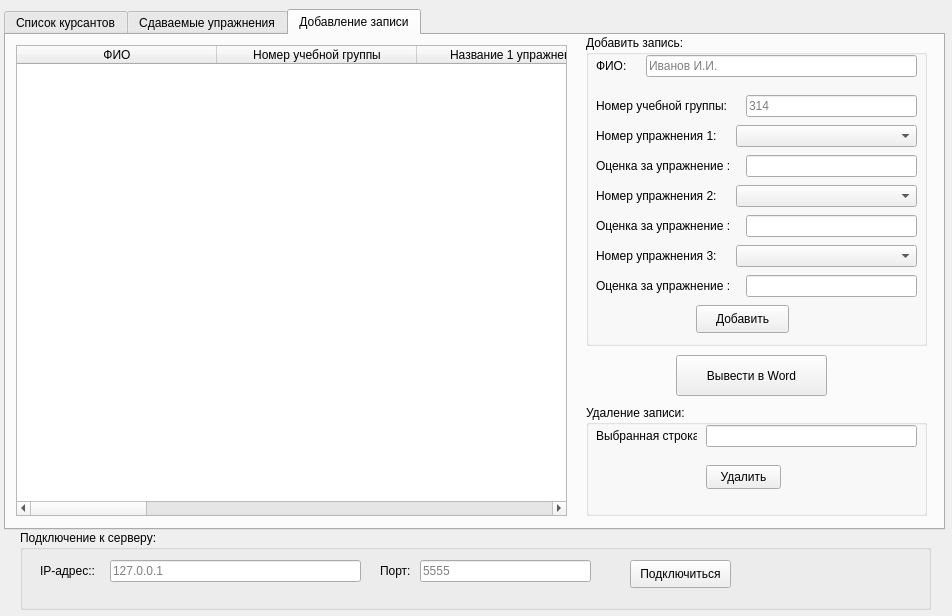
<?xml version="1.0" encoding="UTF-8"?>
<ui version="4.0">
 <class>MainWindow</class>
 <widget class="QMainWindow" name="MainWindow">
  <property name="geometry">
   <rect>
    <x>0</x>
    <y>0</y>
    <width>952</width>
    <height>616</height>
   </rect>
  </property>
  <property name="minimumSize">
   <size>
    <width>952</width>
    <height>616</height>
   </size>
  </property>
  <property name="maximumSize">
   <size>
    <width>952</width>
    <height>616</height>
   </size>
  </property>
  <property name="windowTitle">
   <string>Стрелок</string>
  </property>
  <widget class="QWidget" name="centralwidget">
   <widget class="QTabWidget" name="tabWidget">
    <property name="geometry">
     <rect>
      <x>4</x>
      <y>9</y>
      <width>941</width>
      <height>521</height>
     </rect>
    </property>
    <property name="currentIndex">
     <number>2</number>
    </property>
    <widget class="QWidget" name="tab_3">
     <attribute name="title">
      <string>Список курсантов</string>
     </attribute>
     <widget class="QTableWidget" name="tableWidget_2">
      <property name="geometry">
       <rect>
        <x>10</x>
        <y>10</y>
        <width>911</width>
        <height>381</height>
       </rect>
      </property>
      <attribute name="horizontalHeaderCascadingSectionResizes">
       <bool>true</bool>
      </attribute>
      <attribute name="horizontalHeaderDefaultSectionSize">
       <number>190</number>
      </attribute>
      <column>
       <property name="text">
        <string>ФИО</string>
       </property>
      </column>
      <column>
       <property name="text">
        <string>№ группы</string>
       </property>
      </column>
      <column>
       <property name="text">
        <string>Оценка за 1 упражнение</string>
       </property>
      </column>
      <column>
       <property name="text">
        <string>Оценка за 2 упражнение</string>
       </property>
      </column>
      <column>
       <property name="text">
        <string>Оценка за 3 упражнение</string>
       </property>
      </column>
      <column>
       <property name="text">
        <string>Итоговая оценка</string>
       </property>
      </column>
     </widget>
     <widget class="QGroupBox" name="groupBox_3">
      <property name="geometry">
       <rect>
        <x>10</x>
        <y>400</y>
        <width>911</width>
        <height>80</height>
       </rect>
      </property>
      <property name="title">
       <string>Поиск записи</string>
      </property>
      <widget class="QLineEdit" name="lineEdit_7">
       <property name="geometry">
        <rect>
         <x>180</x>
         <y>30</y>
         <width>171</width>
         <height>22</height>
        </rect>
       </property>
       <property name="placeholderText">
        <string>314</string>
       </property>
      </widget>
      <widget class="QLabel" name="label_7">
       <property name="geometry">
        <rect>
         <x>20</x>
         <y>30</y>
         <width>151</width>
         <height>21</height>
        </rect>
       </property>
       <property name="text">
        <string>Номер учебной группы:</string>
       </property>
      </widget>
      <widget class="QPushButton" name="pushButton_4">
       <property name="geometry">
        <rect>
         <x>380</x>
         <y>30</y>
         <width>93</width>
         <height>28</height>
        </rect>
       </property>
       <property name="text">
        <string>Поиск</string>
       </property>
      </widget>
     </widget>
    </widget>
    <widget class="QWidget" name="tab_2">
     <attribute name="title">
      <string>Сдаваемые упражнения</string>
     </attribute>
     <widget class="QGroupBox" name="groupBox_4">
      <property name="geometry">
       <rect>
        <x>10</x>
        <y>10</y>
        <width>911</width>
        <height>211</height>
       </rect>
      </property>
      <property name="title">
       <string>Список упражнений</string>
      </property>
      <widget class="QTableWidget" name="tableWidget_4">
       <property name="geometry">
        <rect>
         <x>10</x>
         <y>20</y>
         <width>891</width>
         <height>171</height>
        </rect>
       </property>
       <property name="dragDropOverwriteMode">
        <bool>false</bool>
       </property>
       <attribute name="horizontalHeaderCascadingSectionResizes">
        <bool>true</bool>
       </attribute>
       <attribute name="horizontalHeaderDefaultSectionSize">
        <number>250</number>
       </attribute>
       <column>
        <property name="text">
         <string>Номер упражнения</string>
        </property>
       </column>
       <column>
        <property name="text">
         <string>Описание упражнения</string>
        </property>
       </column>
      </widget>
     </widget>
     <widget class="QGroupBox" name="groupBox_5">
      <property name="geometry">
       <rect>
        <x>10</x>
        <y>230</y>
        <width>911</width>
        <height>301</height>
       </rect>
      </property>
      <property name="title">
       <string>Нормативы упражнений</string>
      </property>
      <widget class="QTableWidget" name="tableWidget_3">
       <property name="geometry">
        <rect>
         <x>10</x>
         <y>30</y>
         <width>891</width>
         <height>221</height>
        </rect>
       </property>
       <attribute name="horizontalHeaderCascadingSectionResizes">
        <bool>true</bool>
       </attribute>
       <attribute name="horizontalHeaderDefaultSectionSize">
        <number>180</number>
       </attribute>
       <column>
        <property name="text">
         <string>Номер упражнения</string>
        </property>
       </column>
       <column>
        <property name="text">
         <string>Норматив 1</string>
        </property>
       </column>
       <column>
        <property name="text">
         <string>Оценка 1</string>
        </property>
       </column>
       <column>
        <property name="text">
         <string>Норматив 2</string>
        </property>
       </column>
       <column>
        <property name="text">
         <string>Оценка 2</string>
        </property>
       </column>
       <column>
        <property name="text">
         <string>Норматив 3</string>
        </property>
       </column>
       <column>
        <property name="text">
         <string>Оценка 3</string>
        </property>
       </column>
       <column>
        <property name="text">
         <string>Норматив 4</string>
        </property>
       </column>
       <column>
        <property name="text">
         <string>Оценка 4</string>
        </property>
       </column>
      </widget>
     </widget>
    </widget>
    <widget class="QWidget" name="tab">
     <attribute name="title">
      <string>Добавление записи</string>
     </attribute>
     <widget class="QPushButton" name="pushButton_3">
      <property name="enabled">
       <bool>true</bool>
      </property>
      <property name="geometry">
       <rect>
        <x>670</x>
        <y>320</y>
        <width>151</width>
        <height>41</height>
       </rect>
      </property>
      <property name="text">
       <string>Вывести в Word</string>
      </property>
     </widget>
     <widget class="QTableWidget" name="tableWidget">
      <property name="geometry">
       <rect>
        <x>10</x>
        <y>10</y>
        <width>551</width>
        <height>471</height>
       </rect>
      </property>
      <attribute name="horizontalHeaderCascadingSectionResizes">
       <bool>true</bool>
      </attribute>
      <attribute name="horizontalHeaderDefaultSectionSize">
       <number>200</number>
      </attribute>
      <column>
       <property name="text">
        <string>ФИО</string>
       </property>
      </column>
      <column>
       <property name="text">
        <string>Номер учебной группы</string>
       </property>
      </column>
      <column>
       <property name="text">
        <string>Название 1 упражнения</string>
       </property>
      </column>
      <column>
       <property name="text">
        <string>Оценка за 1 упражнение</string>
       </property>
      </column>
      <column>
       <property name="text">
        <string>Название 2 упражнения</string>
       </property>
      </column>
      <column>
       <property name="text">
        <string>Оценка за 2 упражнение</string>
       </property>
      </column>
      <column>
       <property name="text">
        <string>Название 3 упражнения</string>
       </property>
      </column>
      <column>
       <property name="text">
        <string>Оценка за 3 упражнение</string>
       </property>
      </column>
      <column>
       <property name="text">
        <string>Итоговая оценка</string>
       </property>
      </column>
     </widget>
     <widget class="QGroupBox" name="groupBox">
      <property name="enabled">
       <bool>true</bool>
      </property>
      <property name="geometry">
       <rect>
        <x>580</x>
        <y>0</y>
        <width>341</width>
        <height>311</height>
       </rect>
      </property>
      <property name="title">
       <string>Добавить запись:</string>
      </property>
      <widget class="QLabel" name="label">
       <property name="geometry">
        <rect>
         <x>10</x>
         <y>20</y>
         <width>41</width>
         <height>21</height>
        </rect>
       </property>
       <property name="text">
        <string>ФИО:</string>
       </property>
      </widget>
      <widget class="QLineEdit" name="lineEdit">
       <property name="geometry">
        <rect>
         <x>60</x>
         <y>20</y>
         <width>271</width>
         <height>22</height>
        </rect>
       </property>
       <property name="placeholderText">
        <string>Иванов И.И.</string>
       </property>
      </widget>
      <widget class="QLabel" name="label_2">
       <property name="geometry">
        <rect>
         <x>10</x>
         <y>60</y>
         <width>151</width>
         <height>21</height>
        </rect>
       </property>
       <property name="text">
        <string>Номер учебной группы:</string>
       </property>
      </widget>
      <widget class="QLineEdit" name="lineEdit_2">
       <property name="geometry">
        <rect>
         <x>160</x>
         <y>60</y>
         <width>171</width>
         <height>22</height>
        </rect>
       </property>
       <property name="placeholderText">
        <string>314</string>
       </property>
      </widget>
      <widget class="QLabel" name="label_3">
       <property name="geometry">
        <rect>
         <x>10</x>
         <y>90</y>
         <width>131</width>
         <height>21</height>
        </rect>
       </property>
       <property name="text">
        <string>Номер упражнения 1:</string>
       </property>
      </widget>
      <widget class="QLabel" name="label_4">
       <property name="geometry">
        <rect>
         <x>10</x>
         <y>120</y>
         <width>151</width>
         <height>21</height>
        </rect>
       </property>
       <property name="text">
        <string>Оценка за упражнение :</string>
       </property>
      </widget>
      <widget class="QLineEdit" name="lineEdit_4">
       <property name="geometry">
        <rect>
         <x>160</x>
         <y>120</y>
         <width>171</width>
         <height>22</height>
        </rect>
       </property>
      </widget>
      <widget class="QPushButton" name="pushButton">
       <property name="geometry">
        <rect>
         <x>110</x>
         <y>270</y>
         <width>93</width>
         <height>28</height>
        </rect>
       </property>
       <property name="text">
        <string>Добавить</string>
       </property>
      </widget>
      <widget class="QComboBox" name="comboBox">
       <property name="geometry">
        <rect>
         <x>150</x>
         <y>90</y>
         <width>181</width>
         <height>22</height>
        </rect>
       </property>
      </widget>
      <widget class="QLineEdit" name="lineEdit_5">
       <property name="geometry">
        <rect>
         <x>160</x>
         <y>180</y>
         <width>171</width>
         <height>22</height>
        </rect>
       </property>
      </widget>
      <widget class="QLabel" name="label_5">
       <property name="geometry">
        <rect>
         <x>10</x>
         <y>180</y>
         <width>151</width>
         <height>21</height>
        </rect>
       </property>
       <property name="text">
        <string>Оценка за упражнение :</string>
       </property>
      </widget>
      <widget class="QLabel" name="label_8">
       <property name="geometry">
        <rect>
         <x>10</x>
         <y>150</y>
         <width>131</width>
         <height>21</height>
        </rect>
       </property>
       <property name="text">
        <string>Номер упражнения 2:</string>
       </property>
      </widget>
      <widget class="QComboBox" name="comboBox_2">
       <property name="geometry">
        <rect>
         <x>150</x>
         <y>150</y>
         <width>181</width>
         <height>22</height>
        </rect>
       </property>
      </widget>
      <widget class="QLineEdit" name="lineEdit_8">
       <property name="geometry">
        <rect>
         <x>160</x>
         <y>240</y>
         <width>171</width>
         <height>22</height>
        </rect>
       </property>
      </widget>
      <widget class="QLabel" name="label_9">
       <property name="geometry">
        <rect>
         <x>10</x>
         <y>240</y>
         <width>151</width>
         <height>21</height>
        </rect>
       </property>
       <property name="text">
        <string>Оценка за упражнение :</string>
       </property>
      </widget>
      <widget class="QLabel" name="label_10">
       <property name="geometry">
        <rect>
         <x>10</x>
         <y>210</y>
         <width>131</width>
         <height>21</height>
        </rect>
       </property>
       <property name="text">
        <string>Номер упражнения 3:</string>
       </property>
      </widget>
      <widget class="QComboBox" name="comboBox_3">
       <property name="geometry">
        <rect>
         <x>150</x>
         <y>210</y>
         <width>181</width>
         <height>22</height>
        </rect>
       </property>
      </widget>
     </widget>
     <widget class="QGroupBox" name="groupBox_2">
      <property name="geometry">
       <rect>
        <x>580</x>
        <y>370</y>
        <width>341</width>
        <height>111</height>
       </rect>
      </property>
      <property name="title">
       <string>Удаление записи:</string>
      </property>
      <widget class="QLabel" name="label_6">
       <property name="geometry">
        <rect>
         <x>10</x>
         <y>20</y>
         <width>101</width>
         <height>21</height>
        </rect>
       </property>
       <property name="text">
        <string>Выбранная строка:</string>
       </property>
      </widget>
      <widget class="QLineEdit" name="lineEdit_3">
       <property name="geometry">
        <rect>
         <x>120</x>
         <y>20</y>
         <width>211</width>
         <height>22</height>
        </rect>
       </property>
      </widget>
      <widget class="QPushButton" name="pushButton_2">
       <property name="geometry">
        <rect>
         <x>120</x>
         <y>60</y>
         <width>75</width>
         <height>24</height>
        </rect>
       </property>
       <property name="text">
        <string>Удалить</string>
       </property>
      </widget>
     </widget>
    </widget>
   </widget>
   <widget class="QGroupBox" name="groupBox_6">
    <property name="geometry">
     <rect>
      <x>20</x>
      <y>530</y>
      <width>911</width>
      <height>80</height>
     </rect>
    </property>
    <property name="title">
     <string>Подключение к серверу:</string>
    </property>
    <widget class="QLabel" name="label_11">
     <property name="geometry">
      <rect>
       <x>20</x>
       <y>30</y>
       <width>61</width>
       <height>21</height>
      </rect>
     </property>
     <property name="text">
      <string>IP-адрес::</string>
     </property>
    </widget>
    <widget class="QLineEdit" name="lineEdit_9">
     <property name="geometry">
      <rect>
       <x>90</x>
       <y>30</y>
       <width>251</width>
       <height>22</height>
      </rect>
     </property>
     <property name="placeholderText">
      <string>127.0.0.1</string>
     </property>
    </widget>
    <widget class="QLineEdit" name="lineEdit_10">
     <property name="geometry">
      <rect>
       <x>400</x>
       <y>30</y>
       <width>171</width>
       <height>22</height>
      </rect>
     </property>
     <property name="placeholderText">
      <string>5555</string>
     </property>
    </widget>
    <widget class="QLabel" name="label_12">
     <property name="geometry">
      <rect>
       <x>360</x>
       <y>30</y>
       <width>41</width>
       <height>21</height>
      </rect>
     </property>
     <property name="text">
      <string>Порт:</string>
     </property>
    </widget>
    <widget class="QPushButton" name="pushButton_5">
     <property name="geometry">
      <rect>
       <x>610</x>
       <y>30</y>
       <width>101</width>
       <height>28</height>
      </rect>
     </property>
     <property name="text">
      <string>Подключиться</string>
     </property>
    </widget>
   </widget>
  </widget>
  <action name="action">
   <property name="checkable">
    <bool>false</bool>
   </property>
   <property name="enabled">
    <bool>true</bool>
   </property>
   <property name="text">
    <string>Создать файл БД</string>
   </property>
   <property name="shortcut">
    <string>Ctrl+O</string>
   </property>
  </action>
  <action name="action_2">
   <property name="checkable">
    <bool>false</bool>
   </property>
   <property name="text">
    <string>Открыть файл БД</string>
   </property>
   <property name="shortcut">
    <string>Ctrl+P</string>
   </property>
  </action>
  <action name="action_4">
   <property name="checkable">
    <bool>false</bool>
   </property>
   <property name="text">
    <string>Закрыть программу</string>
   </property>
   <property name="shortcut">
    <string>Ctrl+Q</string>
   </property>
  </action>
 </widget>
 <resources/>
 <connections/>
</ui>
